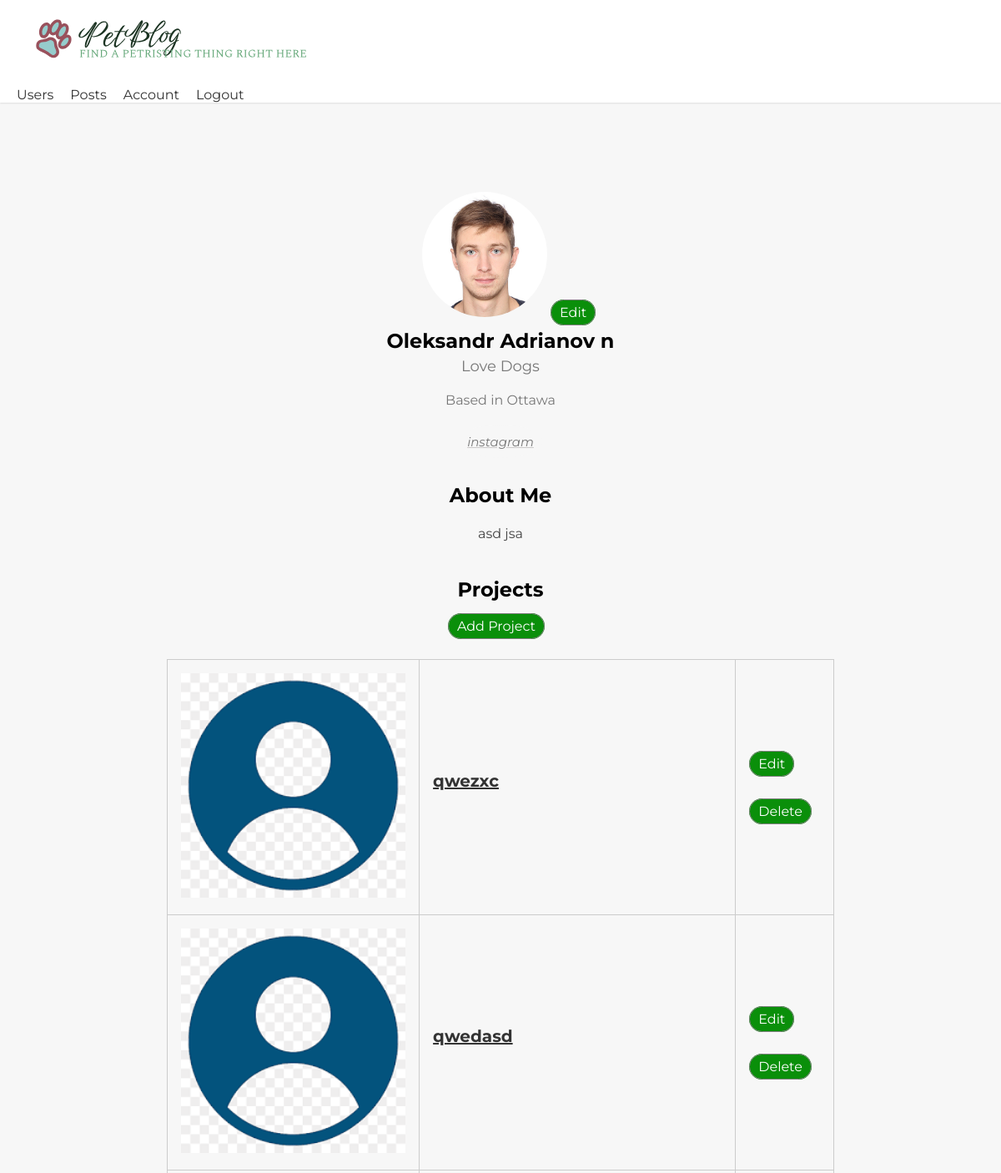
Page /account/ (signed in, upper part) on the earlier database version.
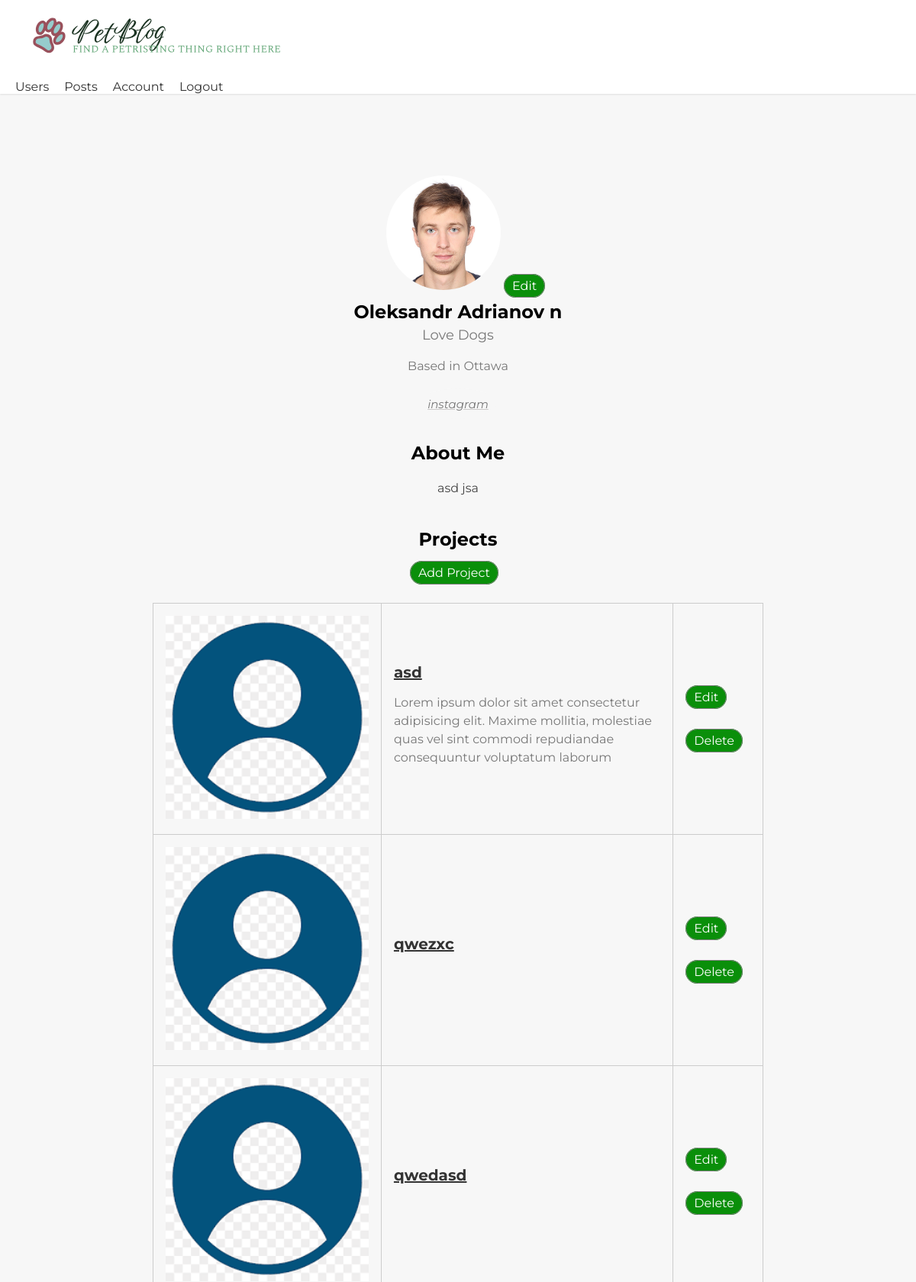
Same page on the later database version.
### projects/models.py (models this page shows, shortened)
class Project(models.Model):
    owner = models.ForeignKey(Profile, null=True, blank=True, on_delete=models.SET_NULL)
    title = models.CharField(max_length=200)
    featured_image = models.ImageField(null=True, blank=True, default='default.png')
    description = models.TextField(null=True, blank=True)
    demo_link = models.CharField(max_length=2000, null=True, blank=True)
    source_link = models.CharField(max_length=2000, null=True, blank=True)
    tags = models.ManyToManyField("Tag", blank=True)
    vote_total = models.IntegerField(default=0, null=True, blank=True)
    vote_ratio = models.IntegerField(default=0, null=True, blank=True)
    created = models.DateTimeField(auto_now_add=True)
    class Meta:
        ordering = ['-created']

### users/views.py (the view)
# urls.py: path('account/', views.userAccount, name='account'),
@login_required(login_url='login')
def userAccount(request):
    profile = request.user.profile
    projects = profile.project_set.all()
    context = {'profile': profile, 'projects': projects}
    return render(request, 'users/account.html', context)

### users/templates/users/account.html (shortened to what this page needs)
{% extends 'main.html' %}
{% block content %}
<main class="settingsPage profile my-md">
    <div class="container">
        <div class="layout">
            <div class="column column--1of3">
                <div class="card text-center">
                    <div class="card__body dev">
                        <img class="avatar avatar--xl dev__avatar" src="{{ profile.profile_image.url}}" />
                        <a class="tag tag--pill tag--main settings__btn" href="{% url 'edit-account' %}"> Edit</a>
                        <h2 class="dev__name">{{ profile.name }}</h2>
                        <p class="dev__title">{{ profile.short_intro}}</p>
                        <p class="dev__location">Based in {{profile.location}}</p>
                        <ul class="dev__social">
                            {% if profile.social_instagram %}
                            <li>
                                <a title="Instagram" href="{{ profile.social_instagram }}" target="_blank"><i class="instagram">instagram</i></a>
                            </li>
                            {% endif %}
                        </ul>
                    </div>
                </div>
            </div>
            <div class="column column--2of3">
                <div class="devInfo">
                    <h3 class="devInfo__title">About Me</h3>
                    <p class="devInfo__about">{{ profile.bio }}</p>
                </div>
                <div class="settings">
                    <h3 class="settings__title">Projects</h3>
                    <a class="tag tag--pill tag--sub settings__btn tag--lg" href="{% url 'create-project' %}"> Add Project</a>
                </div>
                <table class="settings__table">
                    {% for project in projects %}
                    <tr>
                        <td class="settings__thumbnail">
                            <a href="{% url 'project' project.id %}"><img src="{{project.featured_image.url}}" alt="Project Thumbnail" /></a>
                        </td>
                        <td class="settings__tableInfo">
                            <a href="{% url 'project' project.id %}">{{project.title}}</a>
                            <p>{{project.description|slice:"150"}}</p>
                        </td>
                        <td class="settings__tableActions">
                            <span id='edit-btn'>
                                <a class="tag tag--pill tag--main settings__btn" href="{% url 'update-project' project.id %}"> Edit</a> <br>
                                <br>
                                <br>
                                <a class="tag tag--pill tag--main settings__btn" href="{% url 'delete-project' project.id %}">
                                Delete</a>
                            </span>
                        </td>
                    </tr>
                    {% endfor %}
                </table>
            </div>
        </div>
    </div>
</main>
{% endblock %}

Differences in the rows shown:
added Project: featured_image (placeholder picture), title "asd", description "Lorem ipsum dolor sit amet consectetur adipisicing elit. Maxime mollitia, molestiae quas vel sint commodi repudiandae consequuntur voluptatum laborum"
